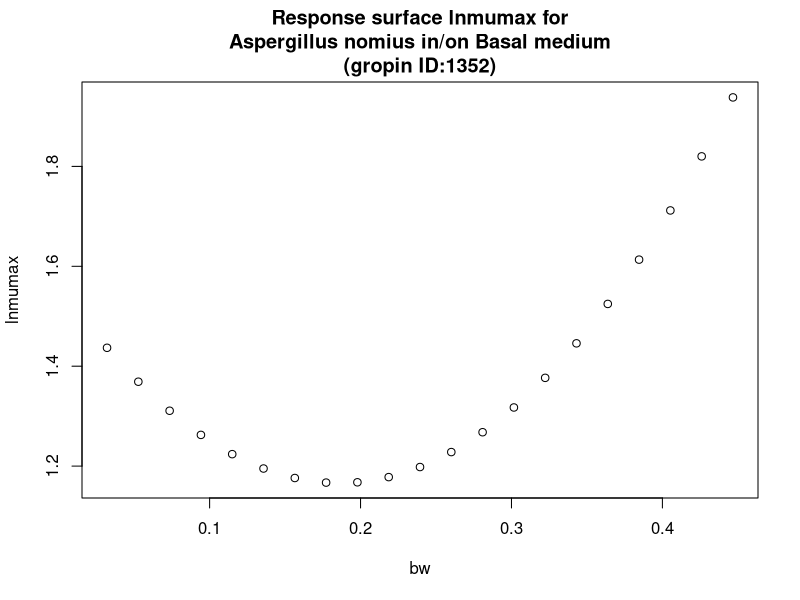

This figure's R source:
#############################
# start of Parameter script
#############################
bw <- seq(0.032032,0.446753246753247,length.out=21)
#############################
# end of Parameter script
#############################
############################# 
# start of Model script Gropin ID 1352 
#############################
 
# constant coefficients for this model
 
variables <- data.frame(bw)
argumentsPar <- expand.grid(variables)
 
# heart of the model
response_surface <- function(bw) {
   mumax <-(1.561-4.240*bw+11.38*bw^2)

return(mumax=mumax)
} 

# output parameters
responseSurface <- cbind(argumentsPar,response_surface(argumentsPar['bw']))
colnames(responseSurface) <- c(colnames(argumentsPar),'lnmumax')
#############################
# End of Model script
#############################
############################# 
# start of Visualisation script Gropin ID 1352 
#############################
plot(bw,responseSurface$'lnmumax',xlab='bw',
                          ylab='lnmumax',main='Response surface lnmumax for
Aspergillus nomius in/on Basal medium
(gropin ID:1352)')
#############################
# End of Visualisation script
#############################
